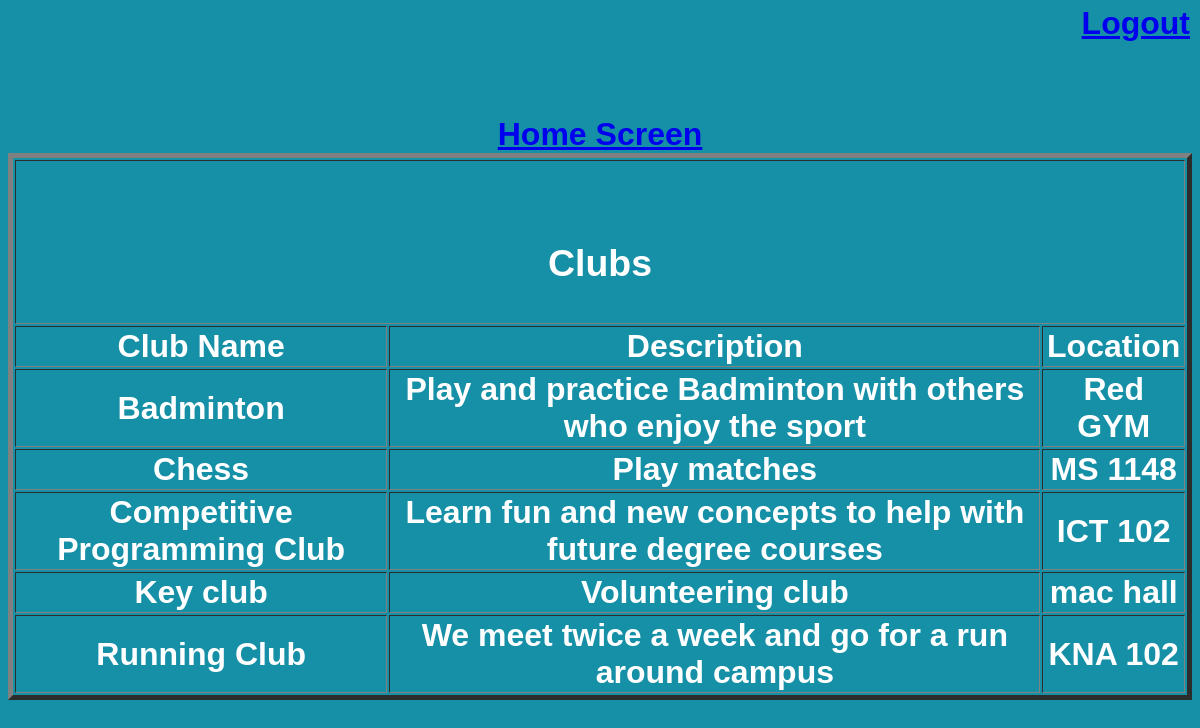
Screenshot of /CourseReviewer/view-clubs.php (signed in) with the database file from the repository.
### tables this page shows
CREATE TABLE `club` (
  `Club_name` varchar(45) NOT NULL,
  `Club_description` varchar(150) DEFAULT NULL,
  `Club_location` varchar(45) DEFAULT NULL
);

### CourseReviewer/view-clubs.php (the view, shortened to what this page needs)
<?php
include "db_conn.php";
if (isset($_SESSION['ID']) && isset($_SESSION['Username'])) {
?>
<!DOCTYPE html>
<html>
<head>
	<link rel = "stylesheet" type = "text/css" href = "style.css">
</head>
<body>
<h1>
<TABLE  BORDER="5">
   <TR>
      <TH COLSPAN="3">
         <H3><BR>Clubs</H3>
      </TH>
   </TR>
      <TH>Club Name</TH>
      <TH>Description</TH>
	  <TH>Location</TH>
<?php
    $sql = "SELECT * FROM club";
    $result = mysqli_query($conn, $sql);
    $resultCheck = mysqli_num_rows($result);
    if ($resultCheck > 0) {
        while($row = mysqli_fetch_assoc($result)) {
			echo "<tables>";
			echo "<TR>";
			echo "<TD>".$row['Club_name'] ."</TD>";
			echo "<TD>".$row['Club_description']."</TD>";
			echo "<TD>".$row['Club_location']."</TD>";
			echo"</TR>";
        }
    }
?>
</h1>
    <a href="logout.php" class = "logoutLblPos">Logout</a>
	<a href="mainScreen.php" class = "homeLblPos">Home Screen</a>
</body>
</html>
<?php
}else{
    header("Location: index.php");
    exit();
}
?>

### CourseReviewer/style.css (style rules this page uses)
body { background: #1690A7; display: flex; justify-content: center; align-items: center; height: 100vh; flex-direction:column; }
* { font-family: sans-serif; box-sizing: border-box; }
h1 { text-align: center; color: #fff; }
.logoutLblPos { position:fixed; right:10px; top:5px; }

### rows the page displays
club: Club_name "Badminton", Club_description "Play and practice Badminton with others who enjoy the sport", Club_location "Red GYM"
club: Club_name "Chess", Club_description "Play matches", Club_location "MS 1148"
club: Club_name "Competitive Programming Club", Club_description "Learn fun and new concepts to help with future degree courses", Club_location "ICT 102"
club: Club_name "Key club", Club_description "Volunteering club", Club_location "mac hall"
club: Club_name "Running Club", Club_description "We meet twice a week and go for a run around campus", Club_location "KNA 102"
